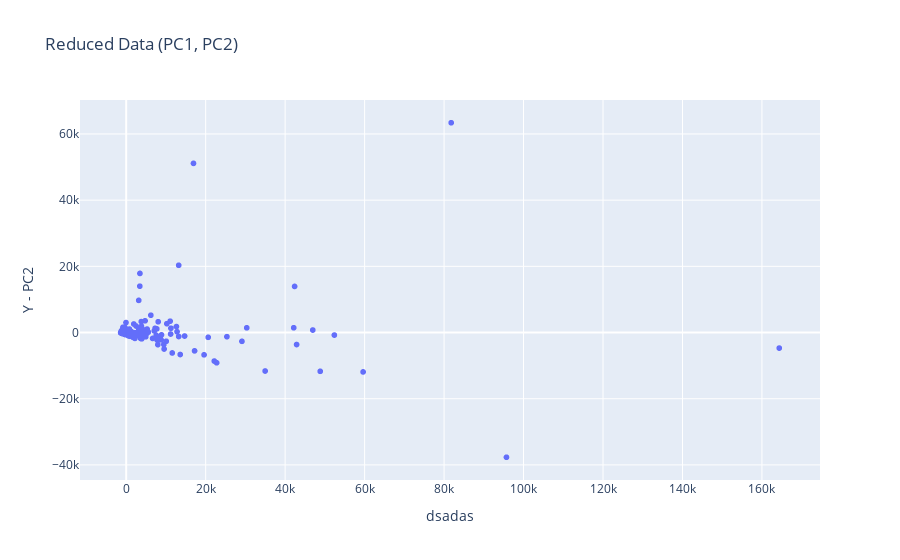

Notebook code for this chart:
### Markdown cell above
### 5.	Visualize the Reduced Data (20 points)

Compare Cities:
- Aggregate the data so that each row represents a city, and each column represents the total number of votes obtained by each party.
- Remove the data for parties that received less than 1000 total votes.
- Create a scatter plot of the reduced data (for num_components = 2) to visualize dimensionality reduction.
- Estimate the number of clusters visually.

Note: Instead of using matplotlib, consider using Plotly for interactive visualizations. Research “Plotly hover” to add tooltips for identifying specific cities or parties. You may also explore creating 3D visualizations to better understand data relationships.

### Code cell
import plotly.express as px

aggregatedData = group_and_aggregate_data(data.drop('ballot_code', axis=1), 'city_name', 'sum')

filteredData = remove_sparse_columns(aggregatedData, threshold=1000)

reducedData = dimensionality_reduction(filteredData, 2, []).reset_index()

fig = px.scatter(
    reducedData,
    x=reducedData.columns[1],
    y=reducedData.columns[2],
    title='Reduced Data (PC1, PC2)',
    labels={'PC1': 'X - PC1', 'PC2': 'Y - PC2'},
    hover_data={"PC1": False, "PC2": False, "city_name": True}
)
fig.show()

### Figure 1 — Plotly figure (JSON) as saved in the notebook; plotly's stock layout.template omitted (floating-point values rounded to 4 significant figures; data arrays with more than 128 entries replaced by an {"elided": "..."} marker saying what was removed)
{"data": [{"customdata": {"elided": "1216x1 str values"}, "hovertemplate": "city_name=%{customdata[0]}<extra></extra>", "legendgroup": "", "marker": {"color": "#636efa", "symbol": "circle"}, "mode": "markers", "name": "", "showlegend": false, "x": {"elided": "1216 float values"}, "xaxis": "x", "y": {"elided": "1216 float values"}, "yaxis": "y", "type": "scattergl"}], "layout": {"xaxis": {"anchor": "y", "domain": [0.0, 1.0], "title": {"text": "dsadas"}}, "yaxis": {"anchor": "x", "domain": [0.0, 1.0], "title": {"text": "Y - PC2"}}, "legend": {"tracegroupgap": 0}, "title": {"text": "Reduced Data (PC1, PC2)"}}}
